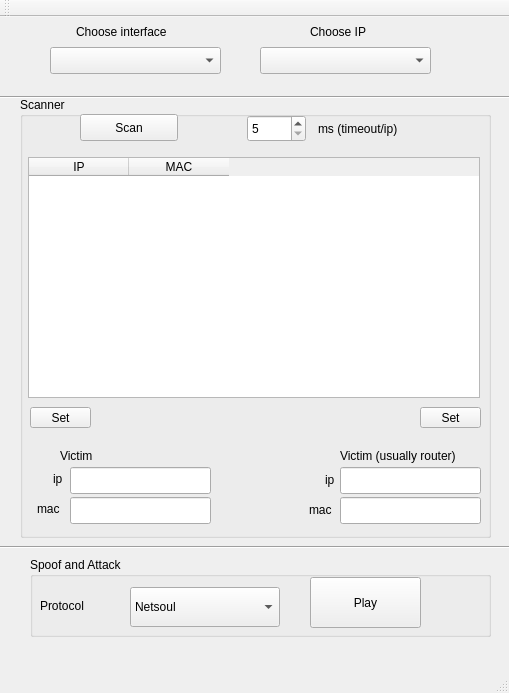
<?xml version="1.0" encoding="UTF-8"?>
<ui version="4.0">
 <class>MainWindow</class>
 <widget class="QMainWindow" name="MainWindow">
  <property name="geometry">
   <rect>
    <x>0</x>
    <y>0</y>
    <width>509</width>
    <height>693</height>
   </rect>
  </property>
  <property name="font">
   <font>
    <weight>50</weight>
    <bold>false</bold>
   </font>
  </property>
  <property name="windowTitle">
   <string>HoneyPipe</string>
  </property>
  <property name="windowOpacity">
   <double>0.920000000000000</double>
  </property>
  <widget class="QWidget" name="centralWidget">
   <widget class="QComboBox" name="cbInt">
    <property name="geometry">
     <rect>
      <x>50</x>
      <y>30</y>
      <width>171</width>
      <height>27</height>
     </rect>
    </property>
   </widget>
   <widget class="QLabel" name="lblInt">
    <property name="geometry">
     <rect>
      <x>76</x>
      <y>10</y>
      <width>121</width>
      <height>10</height>
     </rect>
    </property>
    <property name="text">
     <string>Choose interface</string>
    </property>
   </widget>
   <widget class="QLabel" name="lblIp">
    <property name="geometry">
     <rect>
      <x>310</x>
      <y>10</y>
      <width>70</width>
      <height>10</height>
     </rect>
    </property>
    <property name="text">
     <string>Choose IP</string>
    </property>
   </widget>
   <widget class="QComboBox" name="cbIp">
    <property name="geometry">
     <rect>
      <x>260</x>
      <y>30</y>
      <width>171</width>
      <height>27</height>
     </rect>
    </property>
   </widget>
   <widget class="Line" name="line">
    <property name="geometry">
     <rect>
      <x>-93</x>
      <y>70</y>
      <width>801</width>
      <height>20</height>
     </rect>
    </property>
    <property name="orientation">
     <enum>Qt::Horizontal</enum>
    </property>
   </widget>
   <widget class="Line" name="line_2">
    <property name="geometry">
     <rect>
      <x>-100</x>
      <y>520</y>
      <width>761</width>
      <height>20</height>
     </rect>
    </property>
    <property name="orientation">
     <enum>Qt::Horizontal</enum>
    </property>
   </widget>
   <widget class="QGroupBox" name="groupBox">
    <property name="geometry">
     <rect>
      <x>20</x>
      <y>80</y>
      <width>471</width>
      <height>441</height>
     </rect>
    </property>
    <property name="title">
     <string>Scanner</string>
    </property>
    <widget class="QPushButton" name="btnScan">
     <property name="geometry">
      <rect>
       <x>60</x>
       <y>17</y>
       <width>98</width>
       <height>27</height>
      </rect>
     </property>
     <property name="text">
      <string>Scan</string>
     </property>
    </widget>
    <widget class="QLabel" name="label">
     <property name="geometry">
      <rect>
       <x>298</x>
       <y>23</y>
       <width>111</width>
       <height>17</height>
      </rect>
     </property>
     <property name="text">
      <string>ms (timeout/ip)</string>
     </property>
    </widget>
    <widget class="QTableWidget" name="twMain">
     <property name="geometry">
      <rect>
       <x>8</x>
       <y>60</y>
       <width>452</width>
       <height>241</height>
      </rect>
     </property>
     <property name="baseSize">
      <size>
       <width>0</width>
       <height>0</height>
      </size>
     </property>
     <property name="rowCount">
      <number>0</number>
     </property>
     <property name="columnCount">
      <number>2</number>
     </property>
     <attribute name="horizontalHeaderDefaultSectionSize">
      <number>100</number>
     </attribute>
     <column>
      <property name="text">
       <string>IP</string>
      </property>
     </column>
     <column>
      <property name="text">
       <string>MAC</string>
      </property>
     </column>
    </widget>
    <widget class="QSpinBox" name="sbTimeout">
     <property name="geometry">
      <rect>
       <x>227</x>
       <y>18</y>
       <width>59</width>
       <height>27</height>
      </rect>
     </property>
     <property name="minimum">
      <number>5</number>
     </property>
     <property name="maximum">
      <number>100</number>
     </property>
     <property name="value">
      <number>5</number>
     </property>
    </widget>
    <widget class="QPushButton" name="pbSetDest">
     <property name="geometry">
      <rect>
       <x>400</x>
       <y>310</y>
       <width>61</width>
       <height>21</height>
      </rect>
     </property>
     <property name="text">
      <string>Set</string>
     </property>
    </widget>
    <widget class="QLineEdit" name="leRouterMAC">
     <property name="geometry">
      <rect>
       <x>320</x>
       <y>400</y>
       <width>141</width>
       <height>27</height>
      </rect>
     </property>
    </widget>
    <widget class="QPushButton" name="pbSetSource">
     <property name="geometry">
      <rect>
       <x>10</x>
       <y>310</y>
       <width>61</width>
       <height>21</height>
      </rect>
     </property>
     <property name="text">
      <string>Set</string>
     </property>
    </widget>
    <widget class="QLabel" name="label_2">
     <property name="geometry">
      <rect>
       <x>40</x>
       <y>350</y>
       <width>61</width>
       <height>17</height>
      </rect>
     </property>
     <property name="text">
      <string>Victim</string>
     </property>
    </widget>
    <widget class="QLineEdit" name="leSourceMAC">
     <property name="geometry">
      <rect>
       <x>50</x>
       <y>400</y>
       <width>141</width>
       <height>27</height>
      </rect>
     </property>
    </widget>
    <widget class="QLabel" name="label_3">
     <property name="geometry">
      <rect>
       <x>320</x>
       <y>350</y>
       <width>151</width>
       <height>17</height>
      </rect>
     </property>
     <property name="text">
      <string>Victim (usually router)</string>
     </property>
    </widget>
    <widget class="QLineEdit" name="leSourceIP">
     <property name="geometry">
      <rect>
       <x>50</x>
       <y>370</y>
       <width>141</width>
       <height>27</height>
      </rect>
     </property>
    </widget>
    <widget class="QLineEdit" name="leRouterIP">
     <property name="geometry">
      <rect>
       <x>320</x>
       <y>370</y>
       <width>141</width>
       <height>27</height>
      </rect>
     </property>
    </widget>
    <widget class="QLabel" name="label_7">
     <property name="geometry">
      <rect>
       <x>33</x>
       <y>373</y>
       <width>67</width>
       <height>17</height>
      </rect>
     </property>
     <property name="text">
      <string>ip</string>
     </property>
    </widget>
    <widget class="QLabel" name="label_8">
     <property name="geometry">
      <rect>
       <x>17</x>
       <y>403</y>
       <width>67</width>
       <height>17</height>
      </rect>
     </property>
     <property name="text">
      <string>mac</string>
     </property>
    </widget>
    <widget class="QLabel" name="label_9">
     <property name="geometry">
      <rect>
       <x>289</x>
       <y>404</y>
       <width>67</width>
       <height>17</height>
      </rect>
     </property>
     <property name="text">
      <string>mac</string>
     </property>
    </widget>
    <widget class="QLabel" name="label_10">
     <property name="geometry">
      <rect>
       <x>305</x>
       <y>374</y>
       <width>67</width>
       <height>17</height>
      </rect>
     </property>
     <property name="text">
      <string>ip</string>
     </property>
    </widget>
   </widget>
   <widget class="QGroupBox" name="groupBox_2">
    <property name="geometry">
     <rect>
      <x>30</x>
      <y>540</y>
      <width>461</width>
      <height>80</height>
     </rect>
    </property>
    <property name="title">
     <string>Spoof and Attack</string>
    </property>
    <widget class="QLabel" name="label_4">
     <property name="geometry">
      <rect>
       <x>10</x>
       <y>40</y>
       <width>67</width>
       <height>17</height>
      </rect>
     </property>
     <property name="text">
      <string>Protocol</string>
     </property>
    </widget>
    <widget class="QComboBox" name="cbProtocol">
     <property name="geometry">
      <rect>
       <x>100</x>
       <y>30</y>
       <width>150</width>
       <height>40</height>
      </rect>
     </property>
     <item>
      <property name="text">
       <string>Netsoul</string>
      </property>
     </item>
     <item>
      <property name="text">
       <string>Http</string>
      </property>
     </item>
    </widget>
    <widget class="QPushButton" name="pbPlay">
     <property name="geometry">
      <rect>
       <x>280</x>
       <y>20</y>
       <width>111</width>
       <height>51</height>
      </rect>
     </property>
     <property name="text">
      <string>Play</string>
     </property>
    </widget>
   </widget>
  </widget>
  <widget class="QMenuBar" name="menuBar">
   <property name="geometry">
    <rect>
     <x>0</x>
     <y>0</y>
     <width>509</width>
     <height>25</height>
    </rect>
   </property>
  </widget>
  <widget class="QToolBar" name="mainToolBar">
   <attribute name="toolBarArea">
    <enum>TopToolBarArea</enum>
   </attribute>
   <attribute name="toolBarBreak">
    <bool>false</bool>
   </attribute>
  </widget>
  <widget class="QStatusBar" name="sbMain">
   <property name="toolTip">
    <string/>
   </property>
  </widget>
 </widget>
 <layoutdefault spacing="6" margin="11"/>
 <resources/>
 <connections/>
</ui>
